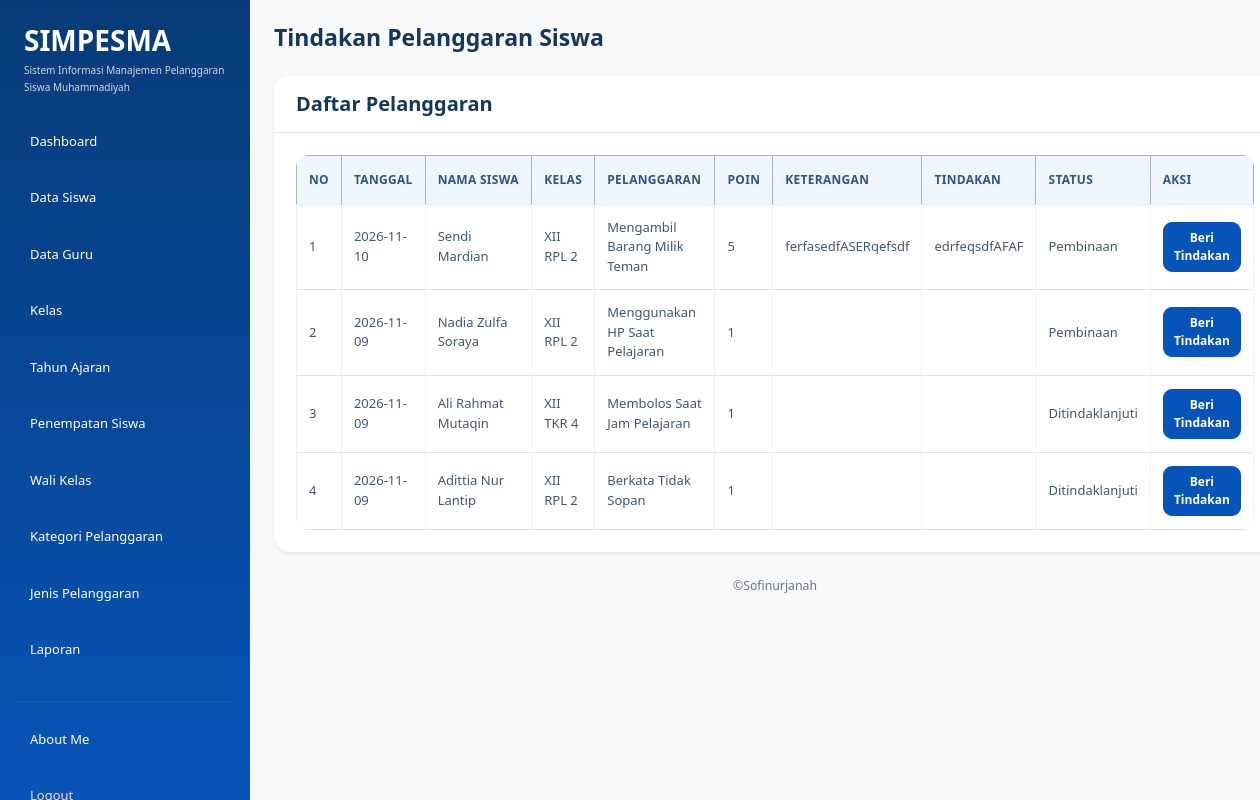
Page /tindakan.php (signed in) on the committed database.
### tables this page shows
CREATE TABLE `t_pelanggaran_siswa` (
  `id` int(11) NOT NULL,
  `tahun_ajaran_id` int(11) NOT NULL,
  `siswa_id` int(11) NOT NULL,
  `nama_siswa` varchar(150) NOT NULL,
  `kelas_id` int(11) NOT NULL,
  `nama_kelas` varchar(100) NOT NULL,
  `pelanggaran_id` int(11) NOT NULL,
  `nama_pelanggaran` varchar(150) NOT NULL,
  `pelanggaran_kategori_id` int(11) NOT NULL,
  `guru_id` int(11) NOT NULL,
  `nama_guru` varchar(150) NOT NULL,
  `tanggal` date NOT NULL,
  `keterangan` text NOT NULL,
  `poin` int(11) NOT NULL,
  `tindakan` text NOT NULL,
  `status` varchar(30) NOT NULL,
  `created_at` timestamp NOT NULL DEFAULT current_timestamp(),
  `updated_at` timestamp NOT NULL DEFAULT current_timestamp()
);

### tindakan.php (the view, shortened to what this page needs)
<?php
include "config/koneksi.php";
$role = $_SESSION['role'];
?>
<!DOCTYPE html>
<html lang="id">
<head>
    <link
        href="https://cdn.jsdelivr.net/npm/bootstrap@5.3.8/dist/css/bootstrap.min.css"
        rel="stylesheet"
    >
    <link
        href="https://cdn.datatables.net/3.1.4/css/dataTables.dataTables.min.css"
        rel="stylesheet"
    >
    <link rel="stylesheet" href="style.css">
</head>
<body class="bg-light">
<div class="container-fluid">
    <div class="row min-vh-100">
        <aside
            class="col-md-3 col-lg-2 min-vh-100 p-3"
            style="background-color: #30318B;"
        >
            <div class="mb-4 px-2">
                <h3 class="text-white mb-1 fw-bold">
                    SIMPESMA
                </h3>
                <p class="text-white mb-0" style="font-size: 10px; line-height: 1.7; opacity: 0.8;">
                    Sistem Informasi Manajemen
                    Pelanggaran Siswa Muhammadiyah
                </p>
            </div>
            <ul class="nav nav-pills flex-column">
                <li class="nav-item mb-2">
                    <a href="dashboard.php" class="nav-link text-white">
                        Dashboard
                    </a>
                </li>
                <?php if ($role == 'admin') { ?>
                    <li class="nav-item mb-2">
                        <a href="data_siswa.php" class="nav-link text-white">
                            Data Siswa
                        </a>
                    </li>
                    <li class="nav-item mb-2">
                        <a href="data_guru.php" class="nav-link text-white">
                            Data Guru
                        </a>
                    </li>
                    <li class="nav-item mb-2">
                        <a href="data_kelas.php" class="nav-link text-white">
                            Kelas
                        </a>
                    </li>
                    <li class="nav-item mb-2">
                        <a href="data_tahun_ajaran.php" class="nav-link text-white">
                            Tahun Ajaran
                        </a>
                    </li>
                    <li class="nav-item mb-2">
                        <a href="penempatan_siswa.php" class="nav-link text-white">
                            Penempatan Siswa
                        </a>
                    </li>
                    <li class="nav-item mb-2">
                        <a href="wali_kelas.php" class="nav-link text-white">
                            Wali Kelas
                        </a>
                    </li>
                    <li class="nav-item mb-2">
                        <a href="kategori_pelanggaran.php" class="nav-link text-white">
                            Kategori Pelanggaran
                        </a>
                    </li>
                    <li class="nav-item mb-2">
                        <a href="jenis_pelanggaran.php" class="nav-link text-white">
                            Jenis Pelanggaran
                        </a>
                    </li>
                    <li class="nav-item mb-2">
                        <a href="laporan.php" class="nav-link text-white">
                            Laporan
                        </a>
                    </li>
                <?php } ?>
                <hr class="text-white-50">
                <li class="nav-item mb-2">
                    <a href="about_me.php" class="nav-link text-white">
                        About Me
                    </a>
                </li>
                <li class="nav-item">
                    <a href="logout.php" class="nav-link text-danger">
                    </a>
                </li>
            </ul>
        </aside>
        <main class="col-md-9 col-lg-10 p-4">
            <div class="mb-4">
                <h2 class="fw-bold mb-1">
                    Tindakan Pelanggaran Siswa
                </h2>
            </div>
            <div class="card border-0 shadow-sm">
                <div class="card-header bg-white py-3">
                    <h5 class="mb-0">
                        Daftar Pelanggaran
                    </h5>
                </div>
                <div class="card-body">
                    <div class="table-responsive">
                        <table
                            id="example"
                            class="table table-bordered table-hover align-middle"
                        >
                            <thead class="table-primary">
                                <tr>
                                    <th>No</th>
                                    <th>Tanggal</th>
                                    <th>Nama Siswa</th>
                                    <th>Kelas</th>
                                    <th>Pelanggaran</th>
                                    <th>Poin</th>
                                    <th>Keterangan</th>
                                    <th>Tindakan</th>
                                    <th>Status</th>
                                    <th>Aksi</th>
                                </tr>
                            </thead>
                            <tbody>
                                <?php
                                $query = mysqli_query($koneksi, "
                                    SELECT *
                                    FROM t_pelanggaran_siswa
                                    WHERE COALESCE(status, '') <> 'Selesai'
                                    ORDER BY tanggal DESC, id DESC
                                ");
                                $no = 1;
                                while ($row = mysqli_fetch_assoc($query)) {
                                ?>
                                    <tr>
                                        <td>
                                            <?php echo $no; ?>
                                        </td>
                                        <td>
                                            <?php echo htmlspecialchars($row['tanggal']); ?>
                                        </td>
                                        <td>
                                            <?php echo htmlspecialchars($row['nama_siswa']); ?>
                                        </td>
                                        <td>
                                            <?php echo htmlspecialchars($row['nama_kelas']); ?>
                                        </td>
                                        <td>
                                            <?php echo htmlspecialchars($row['nama_pelanggaran']); ?>
                                        </td>
                                        <td>
                                            <?php echo htmlspecialchars($row['poin']); ?>
                                        </td>
                                        <td>
                                            <?php echo htmlspecialchars($row['keterangan']); ?>
                                        </td>
                                        <td>
                                            <?php echo htmlspecialchars($row['tindakan']); ?>
                                        </td>
                                        <td>
                                            <?php echo htmlspecialchars($row['status']); ?>
                                        </td>
                                        <td>
                                            <a
                                                href="tindakan.php?edit=<?php echo $row['id']; ?>"
                                                class="btn btn-sm btn-primary"
                                            >
                                                Beri Tindakan
                                            </a>
                                        </td>
                                    </tr>
                                <?php
                                    $no++;
                                }
                                ?>
                            </tbody>
                        </table>
                    </div>
                </div>
            </div>
            <p class="text-center text-secondary small mt-4">
                ©Sofinurjanah
            </p>
        </main>
    </div>
</div>
</body>
</html>

### style.css (style rules this page uses)
:root { --primary: #0754b8; --primary-dark: #073b78; --primary-light: #eaf3ff; --background: #f5f9ff; --white: #ffffff; --text: #17365d; --muted: #71829a; --border: #e3ebf5; --success: #198754; --danger: #dc3545; --radius: 16px; }
* { box-sizing: border-box; }
body { margin: 0; font-family: "Segoe UI", Arial, sans-serif; background: var(--background); color: var(--text); font-size: 14px; }
h1, h2, h3, h4, h5 { color: var(--text); font-weight: 700; }
a { text-decoration: none; }
aside, .sidebar, .col-lg-2.min-vh-100, .col-md-3.col-lg-2.min-vh-100 { background: linear-gradient( 180deg, #073b78 0%, #0754b8 100% ) !important; }
.col-lg-2.min-vh-100, .col-md-3.col-lg-2.min-vh-100 { padding: 24px 16px !important; }
.nav-pills .nav-link { color: #dceaff; padding: 12px 14px; margin-bottom: 5px; border-radius: 10px; font-size: 13px; font-weight: 500; transition: all 0.2s ease; }
.nav-pills .nav-link.text-danger { color: #ffd5d9 !important; }
hr { border-color: rgba(255, 255, 255, 0.25); }
main { min-width: 0; padding: 32px !important; }
main h2 { font-size: 23px; }
main p { color: var(--muted); line-height: 1.7; }
.container-fluid { padding-left: 0; padding-right: 0; }
.row { margin-right: 0; margin-left: 0; }
.card { border: 1px solid var(--border); border-radius: var(--radius); background: var(--white); box-shadow: 0 5px 22px rgba(22, 63, 115, 0.045); transition: box-shadow 0.2s ease, transform 0.2s ease; }
.card-header { background: #ffffff; border-bottom: 1px solid var(--border); padding: 18px 22px; border-radius: var(--radius) var(--radius) 0 0 !important; font-weight: 700; color: var(--text); }
.card-body { padding: 22px; }
.btn { border-radius: 9px; padding: 9px 16px; font-weight: 600; font-size: 13px; transition: all 0.2s ease; }
.btn-primary { color: #fff; background: var(--primary); border-color: var(--primary); }
.table-responsive { border-radius: 12px; }
.table { margin-bottom: 0; vertical-align: middle; font-size: 13px; }
.table thead th, .table th { background: #f0f6ff; color: #31557f; font-size: 12px; font-weight: 700; text-transform: uppercase; letter-spacing: 0.3px; border-bottom: 1px solid #dce7f5; padding: 15px 12px; white-space: nowrap; }
.table tbody td { color: #415672; padding: 13px 12px; border-color: #edf1f7; }
.table .btn { padding: 6px 10px; font-size: 12px; }
@media (min-width: 768px) { .col-md-3.col-lg-2.min-vh-100, .col-lg-2.min-vh-100, aside.sidebar { position: fixed !important; top: 0; left: 0; bottom: 0; width: 250px; height: 100vh; overflow-y: auto; z-index: 1000; } }
@media (min-width: 768px) { main { margin-left: 250px; width: calc(100% - 250px); } }

### rows in the picture
t_pelanggaran_siswa: tanggal "2026-11-10", nama_siswa "Sendi Mardian", nama_kelas "XII RPL 2", nama_pelanggaran "Mengambil Barang Milik Teman", poin "5", keterangan "ferfasedfASERqefsdf", tindakan "edrfeqsdfAFAF", status "Pembinaan"
t_pelanggaran_siswa: tanggal "2026-11-09", nama_siswa "Nadia Zulfa Soraya", nama_kelas "XII RPL 2", nama_pelanggaran "Menggunakan HP Saat Pelajaran", poin "1", status "Pembinaan"
t_pelanggaran_siswa: tanggal "2026-11-09", nama_siswa "Ali Rahmat Mutaqin", nama_kelas "XII TKR 4", nama_pelanggaran "Membolos Saat Jam Pelajaran", poin "1", status "Ditindaklanjuti"
t_pelanggaran_siswa: tanggal "2026-11-09", nama_siswa "Adittia Nur Lantip", nama_kelas "XII RPL 2", nama_pelanggaran "Berkata Tidak Sopan", poin "1", status "Ditindaklanjuti"
